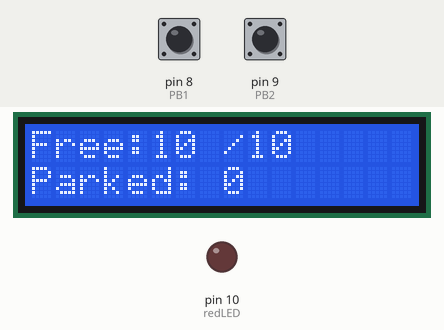
Recording of a sketch running on a simulated Arduino Uno, built with avr-gcc and run on an emulated ATmega328P. Parts: 16×2 character LCD, output pins drawn as LEDs (lit = HIGH). The inputs (shaded band) are chosen by the test bench; at power-on: pin 8 (PB1) HIGH, pin 9 (PB2) HIGH.

Above: at 1.2 s.
1.3 s: pin 8 (PB1) pulled LOW for 3.2 s
At 5.5 s:
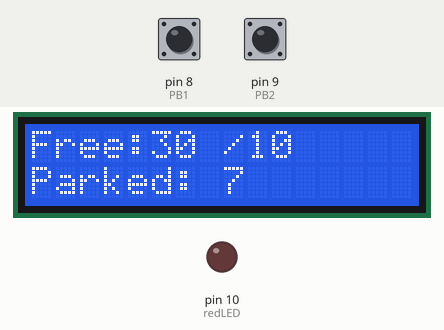
6.0 s: pin 8 (PB1) pulled LOW for 3.2 s
At 7.5 s:
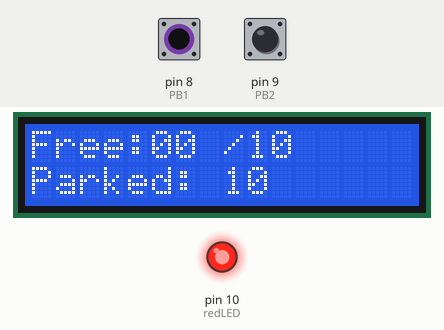
10.7 s: pin 9 (PB2) pulled LOW for 0.15 s
At 11.9 s:
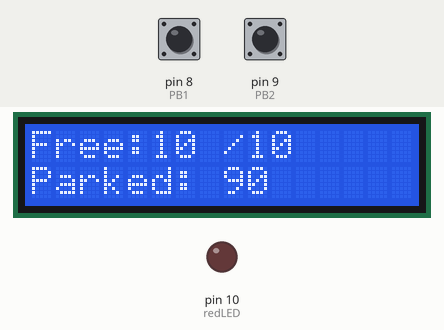
12.3 s: pin 9 (PB2) pulled LOW for 1 s
At 14.0 s:
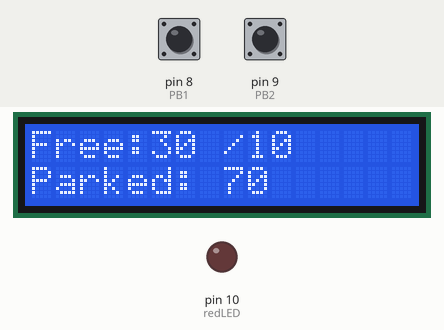
Timing chart, 0 to 15.5 s (numbered marks = the images above; inputs shaded):
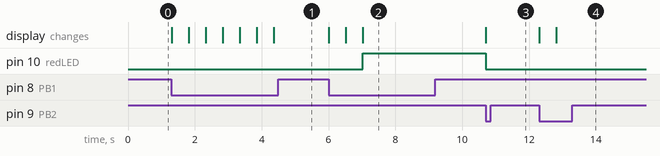

The sketch:

sketch_dec2a.ino
```cpp
#include <Wire.h>
#include <LiquidCrystal_I2C.h>

LiquidCrystal_I2C lcd(0x27, 16, 2); // I2C Address may vary

const int PB1 = 8;  // Entry Button
const int PB2 = 9;  // Exit Button
const int redLED = 10;

int totalSpaces = 10;  // Total parking spaces
int freeSpaces = 10;   // Initially, all spaces are free
int parkedCars = 0;    // No cars parked initially

void setup() {
  pinMode(PB1, INPUT_PULLUP);
  pinMode(PB2, INPUT_PULLUP);
  pinMode(redLED, OUTPUT);

  lcd.begin();
  lcd.backlight();

  lcd.setCursor(0, 0);
  lcd.print("Free:");
  lcd.setCursor(0, 1);
  lcd.print("Parked:");

  updateLCD();
}

void loop() {
  if (digitalRead(PB1) == LOW) {  // Car Entry
    if (freeSpaces > 0) {
      freeSpaces--;
      parkedCars++;
      updateLCD();
      if (freeSpaces == 0) {
        digitalWrite(redLED, HIGH); // Full Parking Lot
      }
    }
    delay(500); // Debounce
  }

  if (digitalRead(PB2) == LOW) {  // Car Exit
    if (parkedCars > 0) {
      freeSpaces++;
      parkedCars--;
      updateLCD();
      digitalWrite(redLED, LOW); // Free space available
    }
    delay(500); // Debounce
  }
}

void updateLCD() {
  lcd.setCursor(5, 0);
  lcd.print(freeSpaces);
  lcd.setCursor(8, 0);
  lcd.print("/");
  lcd.setCursor(9, 0);
  lcd.print(totalSpaces);

  lcd.setCursor(8, 1);
  lcd.print(parkedCars);
}
```

Measured:
- after the input at 1.3 s, the display: first changes at once (image 1 shows a later state)
- after the input at 6.0 s, pin 10 (redLED): LOW → HIGH after 1.0 s; the display: first changes at once (image 2 shows a later state)
- after the input at 10.7 s, pin 10 (redLED): HIGH → LOW at once; the display: changes at once (image 3)
- after the input at 12.3 s, the display: first changes at once (image 4 shows a later state)
